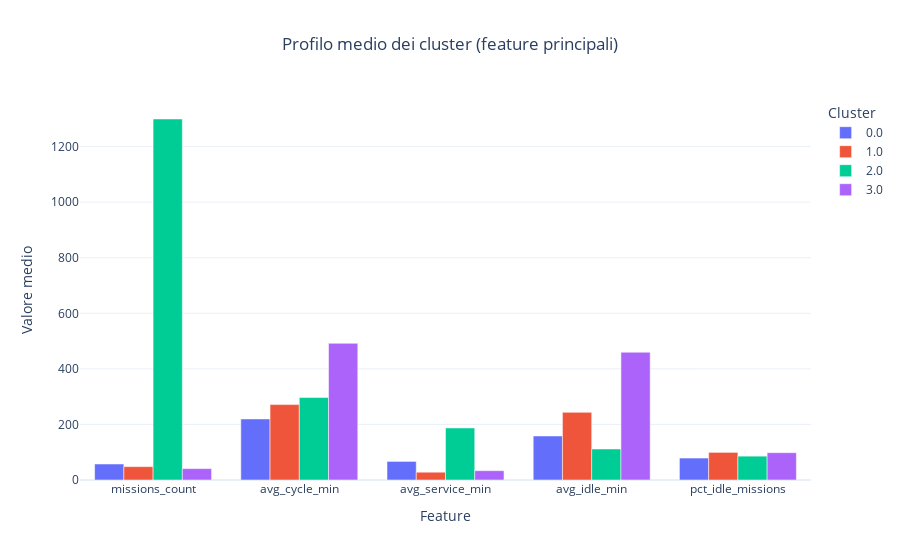

The notebook cell saved with this chart:
### Code cell
features = ["missions_count", "avg_cycle_min", "avg_service_min", "avg_idle_min", "pct_idle_missions"]

profile = (
    dfc.groupby("cluster")[features]
    .mean()
    .reset_index()
)

profile_long = profile.melt(
    id_vars="cluster",
    value_vars=features,
    var_name="feature",
    value_name="value"
)

fig = px.bar(
    profile_long,
    x="feature", y="value",
    color="cluster",
    barmode="group",
    title="Profilo medio dei cluster (feature principali)",
    labels={"feature": "Feature", "value": "Valore medio", "cluster": "Cluster"}
)
fig.update_layout(template=TEMPLATE, title_x=0.5)
fig.show()

### Figure 1 — Plotly figure (JSON) as saved in the notebook; plotly's stock layout.template omitted (floating-point values rounded to 4 significant figures)
{"data": [{"alignmentgroup": "True", "hovertemplate": "Cluster=0.0<br>Feature=%{x}<br>Valore medio=%{y}<extra></extra>", "legendgroup": "0.0", "marker": {"color": "#636efa", "pattern": {"shape": ""}}, "name": "0.0", "offsetgroup": "0.0", "orientation": "v", "showlegend": true, "textposition": "auto", "type": "bar", "x": ["missions_count", "avg_cycle_min", "avg_service_min", "avg_idle_min", "pct_idle_missions"], "xaxis": "x", "y": [57.55, 219.8, 66.89, 158.4, 78.99], "yaxis": "y"}, {"alignmentgroup": "True", "hovertemplate": "Cluster=1.0<br>Feature=%{x}<br>Valore medio=%{y}<extra></extra>", "legendgroup": "1.0", "marker": {"color": "#EF553B", "pattern": {"shape": ""}}, "name": "1.0", "offsetgroup": "1.0", "orientation": "v", "showlegend": true, "textposition": "auto", "type": "bar", "x": ["missions_count", "avg_cycle_min", "avg_service_min", "avg_idle_min", "pct_idle_missions"], "xaxis": "x", "y": [48.14, 271.4, 28.03, 243.4, 99.38], "yaxis": "y"}, {"alignmentgroup": "True", "hovertemplate": "Cluster=2.0<br>Feature=%{x}<br>Valore medio=%{y}<extra></extra>", "legendgroup": "2.0", "marker": {"color": "#00cc96", "pattern": {"shape": ""}}, "name": "2.0", "offsetgroup": "2.0", "orientation": "v", "showlegend": true, "textposition": "auto", "type": "bar", "x": ["missions_count", "avg_cycle_min", "avg_service_min", "avg_idle_min", "pct_idle_missions"], "xaxis": "x", "y": [1299.0, 296.8, 187.3, 111.5, 85.83], "yaxis": "y"}, {"alignmentgroup": "True", "hovertemplate": "Cluster=3.0<br>Feature=%{x}<br>Valore medio=%{y}<extra></extra>", "legendgroup": "3.0", "marker": {"color": "#ab63fa", "pattern": {"shape": ""}}, "name": "3.0", "offsetgroup": "3.0", "orientation": "v", "showlegend": true, "textposition": "auto", "type": "bar", "x": ["missions_count", "avg_cycle_min", "avg_service_min", "avg_idle_min", "pct_idle_missions"], "xaxis": "x", "y": [41.03, 492.0, 33.53, 459.9, 98.26], "yaxis": "y"}], "layout": {"barmode": "group", "legend": {"title": {"text": "Cluster"}, "tracegroupgap": 0}, "title": {"text": "Profilo medio dei cluster (feature principali)", "x": 0.5}, "xaxis": {"anchor": "y", "domain": [0, 1], "title": {"text": "Feature"}}, "yaxis": {"anchor": "x", "domain": [0, 1], "title": {"text": "Valore medio"}}}}
